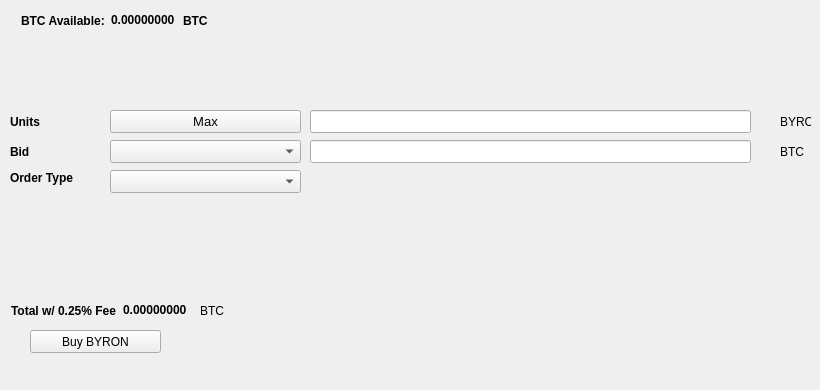
   <widget class="QWidget" name="BuyTab">
    <attribute name="title">
     <string>Buy</string>
    </attribute>
    <widget class="QPushButton" name="BuyBYRON">
     <property name="geometry">
      <rect>
       <x>30</x>
       <y>330</y>
       <width>131</width>
       <height>23</height>
      </rect>
     </property>
     <property name="text">
      <string>Buy BYRON</string>
     </property>
     <property name="icon">
      <iconset resource="../byron.qrc">
       <normaloff>:/icons/bitcoin</normaloff>:/icons/bitcoin</iconset>
     </property>
    </widget>
    <widget class="QLabel" name="label_3">
     <property name="geometry">
      <rect>
       <x>10</x>
       <y>110</y>
       <width>46</width>
       <height>23</height>
      </rect>
     </property>
     <property name="font">
      <font>
       <weight>75</weight>
       <bold>true</bold>
      </font>
     </property>
     <property name="text">
      <string>Units</string>
     </property>
    </widget>
    <widget class="QLineEdit" name="UnitsInput">
     <property name="geometry">
      <rect>
       <x>310</x>
       <y>110</y>
       <width>441</width>
       <height>23</height>
      </rect>
     </property>
     <property name="font">
      <font>
       <pointsize>9</pointsize>
       <weight>75</weight>
       <bold>true</bold>
      </font>
     </property>
    </widget>
    <widget class="QLineEdit" name="BuyBidPriceEdit">
     <property name="geometry">
      <rect>
       <x>310</x>
       <y>140</y>
       <width>441</width>
       <height>23</height>
      </rect>
     </property>
     <property name="font">
      <font>
       <pointsize>9</pointsize>
       <weight>75</weight>
       <bold>true</bold>
      </font>
     </property>
    </widget>
    <widget class="QLabel" name="label_4">
     <property name="geometry">
      <rect>
       <x>780</x>
       <y>110</y>
       <width>31</width>
       <height>23</height>
      </rect>
     </property>
     <property name="text">
      <string>BYRON</string>
     </property>
    </widget>
    <widget class="QLabel" name="label_5">
     <property name="geometry">
      <rect>
       <x>780</x>
       <y>140</y>
       <width>31</width>
       <height>23</height>
      </rect>
     </property>
     <property name="text">
      <string>BTC</string>
     </property>
    </widget>
    <widget class="QLabel" name="label_6">
     <property name="geometry">
      <rect>
       <x>10</x>
       <y>140</y>
       <width>46</width>
       <height>23</height>
      </rect>
     </property>
     <property name="font">
      <font>
       <weight>75</weight>
       <bold>true</bold>
      </font>
     </property>
     <property name="text">
      <string>Bid</string>
     </property>
    </widget>
    <widget class="QLabel" name="label_7">
     <property name="geometry">
      <rect>
       <x>10</x>
       <y>170</y>
       <width>91</width>
       <height>16</height>
      </rect>
     </property>
     <property name="font">
      <font>
       <weight>75</weight>
       <bold>true</bold>
      </font>
     </property>
     <property name="text">
      <string>Order Type</string>
     </property>
    </widget>
    <widget class="QPushButton" name="Buy_Max_Amount">
     <property name="geometry">
      <rect>
       <x>110</x>
       <y>110</y>
       <width>191</width>
       <height>23</height>
      </rect>
     </property>
     <property name="font">
      <font>
       <pointsize>10</pointsize>
      </font>
     </property>
     <property name="text">
      <string>Max</string>
     </property>
    </widget>
    <widget class="QComboBox" name="BuyBidcomboBox">
     <property name="geometry">
      <rect>
       <x>110</x>
       <y>140</y>
       <width>191</width>
       <height>23</height>
      </rect>
     </property>
     <property name="font">
      <font>
       <pointsize>10</pointsize>
      </font>
     </property>
    </widget>
    <widget class="QComboBox" name="buyOrdertypeCombo">
     <property name="geometry">
      <rect>
       <x>110</x>
       <y>170</y>
       <width>191</width>
       <height>23</height>
      </rect>
     </property>
     <property name="font">
      <font>
       <pointsize>10</pointsize>
      </font>
     </property>
    </widget>
    <widget class="QWidget" name="layoutWidget1">
     <property name="geometry">
      <rect>
       <x>21</x>
       <y>11</y>
       <width>227</width>
       <height>19</height>
      </rect>
     </property>
     <layout class="QHBoxLayout" name="horizontalLayout_3">
      <item>
       <widget class="QLabel" name="label232">
        <property name="font">
         <font>
          <weight>75</weight>
          <bold>true</bold>
         </font>
        </property>
        <property name="text">
         <string>BTC Available:</string>
        </property>
       </widget>
      </item>
      <item>
       <widget class="QLabel" name="BtcAvailableLbl">
        <property name="palette">
         <palette>
          <active>
           <colorrole role="WindowText">
            <brush brushstyle="SolidPattern">
             <color alpha="255">
              <red>0</red>
              <green>0</green>
              <blue>0</blue>
             </color>
            </brush>
           </colorrole>
           <colorrole role="Button">
            <brush brushstyle="SolidPattern">
             <color alpha="255">
              <red>0</red>
              <green>170</green>
              <blue>0</blue>
             </color>
            </brush>
           </colorrole>
           <colorrole role="Light">
            <brush brushstyle="SolidPattern">
             <color alpha="255">
              <red>0</red>
              <green>255</green>
              <blue>0</blue>
             </color>
            </brush>
           </colorrole>
           <colorrole role="Midlight">
            <brush brushstyle="SolidPattern">
             <color alpha="255">
              <red>0</red>
              <green>212</green>
              <blue>0</blue>
             </color>
            </brush>
           </colorrole>
           <colorrole role="Dark">
            <brush brushstyle="SolidPattern">
             <color alpha="255">
              <red>0</red>
              <green>85</green>
              <blue>0</blue>
             </color>
            </brush>
           </colorrole>
           <colorrole role="Mid">
            <brush brushstyle="SolidPattern">
             <color alpha="255">
              <red>0</red>
              <green>113</green>
              <blue>0</blue>
             </color>
            </brush>
           </colorrole>
           <colorrole role="Text">
            <brush brushstyle="SolidPattern">
             <color alpha="255">
              <red>0</red>
              <green>170</green>
              <blue>0</blue>
             </color>
            </brush>
           </colorrole>
           <colorrole role="BrightText">
            <brush brushstyle="SolidPattern">
             <color alpha="255">
              <red>255</red>
              <green>255</green>
              <blue>255</blue>
             </color>
            </brush>
           </colorrole>
           <colorrole role="ButtonText">
            <brush brushstyle="SolidPattern">
             <color alpha="255">
              <red>0</red>
              <green>0</green>
              <blue>0</blue>
             </color>
            </brush>
           </colorrole>
           <colorrole role="Base">
            <brush brushstyle="SolidPattern">
             <color alpha="255">
              <red>255</red>
              <green>255</green>
              <blue>255</blue>
             </color>
            </brush>
           </colorrole>
           <colorrole role="Window">
            <brush brushstyle="SolidPattern">
             <color alpha="255">
              <red>0</red>
              <green>170</green>
              <blue>0</blue>
             </color>
            </brush>
           </colorrole>
           <colorrole role="Shadow">
            <brush brushstyle="SolidPattern">
             <color alpha="255">
              <red>0</red>
              <green>0</green>
              <blue>0</blue>
             </color>
            </brush>
           </colorrole>
           <colorrole role="AlternateBase">
            <brush brushstyle="SolidPattern">
             <color alpha="255">
              <red>127</red>
              <green>212</green>
              <blue>127</blue>
             </color>
            </brush>
           </colorrole>
           <colorrole role="ToolTipBase">
            <brush brushstyle="SolidPattern">
             <color alpha="255">
              <red>255</red>
              <green>255</green>
              <blue>220</blue>
             </color>
            </brush>
           </colorrole>
           <colorrole role="ToolTipText">
            <brush brushstyle="SolidPattern">
             <color alpha="255">
              <red>0</red>
              <green>0</green>
              <blue>0</blue>
             </color>
            </brush>
           </colorrole>
          </active>
          <inactive>
           <colorrole role="WindowText">
            <brush brushstyle="SolidPattern">
             <color alpha="255">
              <red>0</red>
              <green>0</green>
              <blue>0</blue>
             </color>
            </brush>
           </colorrole>
           <colorrole role="Button">
            <brush brushstyle="SolidPattern">
             <color alpha="255">
              <red>0</red>
              <green>170</green>
              <blue>0</blue>
             </color>
            </brush>
           </colorrole>
           <colorrole role="Light">
            <brush brushstyle="SolidPattern">
             <color alpha="255">
              <red>0</red>
              <green>255</green>
              <blue>0</blue>
             </color>
            </brush>
           </colorrole>
           <colorrole role="Midlight">
            <brush brushstyle="SolidPattern">
             <color alpha="255">
              <red>0</red>
              <green>212</green>
              <blue>0</blue>
             </color>
            </brush>
           </colorrole>
           <colorrole role="Dark">
            <brush brushstyle="SolidPattern">
             <color alpha="255">
              <red>0</red>
              <green>85</green>
              <blue>0</blue>
             </color>
            </brush>
           </colorrole>
           <colorrole role="Mid">
            <brush brushstyle="SolidPattern">
             <color alpha="255">
              <red>0</red>
              <green>113</green>
              <blue>0</blue>
             </color>
            </brush>
           </colorrole>
           <colorrole role="Text">
            <brush brushstyle="SolidPattern">
             <color alpha="255">
              <red>0</red>
              <green>170</green>
              <blue>0</blue>
             </color>
            </brush>
           </colorrole>
           <colorrole role="BrightText">
            <brush brushstyle="SolidPattern">
             <color alpha="255">
              <red>255</red>
              <green>255</green>
              <blue>255</blue>
             </color>
            </brush>
           </colorrole>
           <colorrole role="ButtonText">
            <brush brushstyle="SolidPattern">
             <color alpha="255">
              <red>0</red>
              <green>0</green>
              <blue>0</blue>
             </color>
            </brush>
           </colorrole>
           <colorrole role="Base">
            <brush brushstyle="SolidPattern">
             <color alpha="255">
              <red>255</red>
              <green>255</green>
              <blue>255</blue>
             </color>
            </brush>
           </colorrole>
           <colorrole role="Window">
            <brush brushstyle="SolidPattern">
             <color alpha="255">
              <red>0</red>
              <green>170</green>
              <blue>0</blue>
             </color>
            </brush>
           </colorrole>
           <colorrole role="Shadow">
            <brush brushstyle="SolidPattern">
             <color alpha="255">
              <red>0</red>
              <green>0</green>
              <blue>0</blue>
             </color>
            </brush>
           </colorrole>
           <colorrole role="AlternateBase">
            <brush brushstyle="SolidPattern">
             <color alpha="255">
              <red>127</red>
              <green>212</green>
              <blue>127</blue>
             </color>
            </brush>
           </colorrole>
           <colorrole role="ToolTipBase">
            <brush brushstyle="SolidPattern">
             <color alpha="255">
              <red>255</red>
              <green>255</green>
              <blue>220</blue>
             </color>
            </brush>
           </colorrole>
           <colorrole role="ToolTipText">
            <brush brushstyle="SolidPattern">
             <color alpha="255">
              <red>0</red>
              <green>0</green>
              <blue>0</blue>
             </color>
            </brush>
           </colorrole>
          </inactive>
          <disabled>
           <colorrole role="WindowText">
            <brush brushstyle="SolidPattern">
             <color alpha="255">
              <red>0</red>
              <green>85</green>
              <blue>0</blue>
             </color>
            </brush>
           </colorrole>
           <colorrole role="Button">
            <brush brushstyle="SolidPattern">
             <color alpha="255">
              <red>0</red>
              <green>170</green>
              <blue>0</blue>
             </color>
            </brush>
           </colorrole>
           <colorrole role="Light">
            <brush brushstyle="SolidPattern">
             <color alpha="255">
              <red>0</red>
              <green>255</green>
              <blue>0</blue>
             </color>
            </brush>
           </colorrole>
           <colorrole role="Midlight">
            <brush brushstyle="SolidPattern">
             <color alpha="255">
              <red>0</red>
              <green>212</green>
              <blue>0</blue>
             </color>
            </brush>
           </colorrole>
           <colorrole role="Dark">
            <brush brushstyle="SolidPattern">
             <color alpha="255">
              <red>0</red>
              <green>85</green>
              <blue>0</blue>
             </color>
            </brush>
           </colorrole>
           <colorrole role="Mid">
            <brush brushstyle="SolidPattern">
             <color alpha="255">
              <red>0</red>
              <green>113</green>
              <blue>0</blue>
             </color>
            </brush>
           </colorrole>
           <colorrole role="Text">
            <brush brushstyle="SolidPattern">
             <color alpha="255">
              <red>0</red>
              <green>85</green>
              <blue>0</blue>
             </color>
            </brush>
           </colorrole>
           <colorrole role="BrightText">
            <brush brushstyle="SolidPattern">
             <color alpha="255">
              <red>255</red>
              <green>255</green>
              <blue>255</blue>
             </color>
            </brush>
           </colorrole>
           <colorrole role="ButtonText">
            <brush brushstyle="SolidPattern">
             <color alpha="255">
              <red>0</red>
              <green>85</green>
              <blue>0</blue>
             </color>
            </brush>
           </colorrole>
           <colorrole role="Base">
            <brush brushstyle="SolidPattern">
             <color alpha="255">
              <red>0</red>
              <green>170</green>
              <blue>0</blue>
             </color>
            </brush>
           </colorrole>
           <colorrole role="Window">
            <brush brushstyle="SolidPattern">
             <color alpha="255">
              <red>0</red>
              <green>170</green>
              <blue>0</blue>
             </color>
            </brush>
           </colorrole>
           <colorrole role="Shadow">
            <brush brushstyle="SolidPattern">
             <color alpha="255">
              <red>0</red>
              <green>0</green>
              <blue>0</blue>
             </color>
            </brush>
           </colorrole>
           <colorrole role="AlternateBase">
            <brush brushstyle="SolidPattern">
             <color alpha="255">
              <red>0</red>
              <green>170</green>
              <blue>0</blue>
             </color>
            </brush>
           </colorrole>
           <colorrole role="ToolTipBase">
            <brush brushstyle="SolidPattern">
             <color alpha="255">
              <red>255</red>
              <green>255</green>
              <blue>220</blue>
             </color>
            </brush>
           </colorrole>
           <colorrole role="ToolTipText">
            <brush brushstyle="SolidPattern">
             <color alpha="255">
              <red>0</red>
              <green>0</green>
              <blue>0</blue>
             </color>
            </brush>
           </colorrole>
          </disabled>
         </palette>
        </property>
        <property name="font">
         <font>
          <weight>75</weight>
          <bold>true</bold>
         </font>
        </property>
        <property name="text">
         <string>0.00000000</string>
        </property>
        <property name="textInteractionFlags">
         <set>Qt::LinksAccessibleByMouse|Qt::TextSelectableByKeyboard|Qt::TextSelectableByMouse</set>
        </property>
       </widget>
      </item>
      <item>
       <widget class="QLabel" name="BtcAvailableLbl_2">
        <property name="font">
         <font>
          <weight>75</weight>
          <bold>true</bold>
         </font>
        </property>
        <property name="text">
         <string>BTC</string>
        </property>
       </widget>
      </item>
     </layout>
    </widget>
    <widget class="QWidget" name="layoutWidge2">
     <property name="geometry">
      <rect>
       <x>11</x>
       <y>301</y>
       <width>259</width>
       <height>19</height>
      </rect>
     </property>
     <layout class="QHBoxLayout" name="horizontalLayout_4">
      <item>
       <widget class="QLabel" name="label_9">
        <property name="font">
         <font>
          <weight>75</weight>
          <bold>true</bold>
         </font>
        </property>
        <property name="text">
         <string>Total w/ 0.25% Fee</string>
        </property>
       </widget>
      </item>
      <item>
       <widget class="QLabel" name="BuyCostLabel">
        <property name="palette">
         <palette>
          <active>
           <colorrole role="WindowText">
            <brush brushstyle="SolidPattern">
             <color alpha="255">
              <red>0</red>
              <green>0</green>
              <blue>0</blue>
             </color>
            </brush>
           </colorrole>
           <colorrole role="Button">
            <brush brushstyle="SolidPattern">
             <color alpha="255">
              <red>0</red>
              <green>170</green>
              <blue>0</blue>
             </color>
            </brush>
           </colorrole>
           <colorrole role="Light">
            <brush brushstyle="SolidPattern">
             <color alpha="255">
              <red>0</red>
              <green>255</green>
              <blue>0</blue>
             </color>
            </brush>
           </colorrole>
           <colorrole role="Midlight">
            <brush brushstyle="SolidPattern">
             <color alpha="255">
              <red>0</red>
              <green>212</green>
              <blue>0</blue>
             </color>
            </brush>
           </colorrole>
           <colorrole role="Dark">
            <brush brushstyle="SolidPattern">
             <color alpha="255">
              <red>0</red>
              <green>85</green>
              <blue>0</blue>
             </color>
            </brush>
           </colorrole>
           <colorrole role="Mid">
            <brush brushstyle="SolidPattern">
             <color alpha="255">
              <red>0</red>
              <green>113</green>
              <blue>0</blue>
             </color>
            </brush>
           </colorrole>
           <colorrole role="Text">
            <brush brushstyle="SolidPattern">
             <color alpha="255">
              <red>0</red>
              <green>170</green>
              <blue>0</blue>
             </color>
            </brush>
           </colorrole>
           <colorrole role="BrightText">
            <brush brushstyle="SolidPattern">
             <color alpha="255">
              <red>255</red>
              <green>255</green>
              <blue>255</blue>
             </color>
            </brush>
           </colorrole>
           <colorrole role="ButtonText">
            <brush brushstyle="SolidPattern">
             <color alpha="255">
              <red>0</red>
              <green>0</green>
              <blue>0</blue>
             </color>
            </brush>
           </colorrole>
           <colorrole role="Base">
            <brush brushstyle="SolidPattern">
             <color alpha="255">
              <red>255</red>
              <green>255</green>
              <blue>255</blue>
             </color>
            </brush>
           </colorrole>
           <colorrole role="Window">
            <brush brushstyle="SolidPattern">
             <color alpha="255">
              <red>0</red>
              <green>170</green>
              <blue>0</blue>
             </color>
            </brush>
           </colorrole>
           <colorrole role="Shadow">
            <brush brushstyle="SolidPattern">
             <color alpha="255">
              <red>0</red>
              <green>0</green>
              <blue>0</blue>
             </color>
            </brush>
           </colorrole>
           <colorrole role="AlternateBase">
            <brush brushstyle="SolidPattern">
             <color alpha="255">
              <red>127</red>
              <green>212</green>
              <blue>127</blue>
             </color>
            </brush>
           </colorrole>
           <colorrole role="ToolTipBase">
            <brush brushstyle="SolidPattern">
             <color alpha="255">
              <red>255</red>
              <green>255</green>
              <blue>220</blue>
             </color>
            </brush>
           </colorrole>
           <colorrole role="ToolTipText">
            <brush brushstyle="SolidPattern">
             <color alpha="255">
              <red>0</red>
              <green>0</green>
              <blue>0</blue>
             </color>
            </brush>
           </colorrole>
          </active>
          <inactive>
           <colorrole role="WindowText">
            <brush brushstyle="SolidPattern">
             <color alpha="255">
              <red>0</red>
              <green>0</green>
              <blue>0</blue>
             </color>
            </brush>
           </colorrole>
           <colorrole role="Button">
            <brush brushstyle="SolidPattern">
             <color alpha="255">
              <red>0</red>
              <green>170</green>
              <blue>0</blue>
             </color>
            </brush>
           </colorrole>
           <colorrole role="Light">
            <brush brushstyle="SolidPattern">
             <color alpha="255">
              <red>0</red>
              <green>255</green>
              <blue>0</blue>
             </color>
            </brush>
           </colorrole>
           <colorrole role="Midlight">
            <brush brushstyle="SolidPattern">
             <color alpha="255">
              <red>0</red>
              <green>212</green>
              <blue>0</blue>
             </color>
            </brush>
           </colorrole>
           <colorrole role="Dark">
            <brush brushstyle="SolidPattern">
             <color alpha="255">
              <red>0</red>
              <green>85</green>
              <blue>0</blue>
             </color>
            </brush>
           </colorrole>
           <colorrole role="Mid">
            <brush brushstyle="SolidPattern">
             <color alpha="255">
              <red>0</red>
              <green>113</green>
              <blue>0</blue>
             </color>
            </brush>
           </colorrole>
           <colorrole role="Text">
            <brush brushstyle="SolidPattern">
             <color alpha="255">
              <red>0</red>
              <green>170</green>
              <blue>0</blue>
             </color>
            </brush>
           </colorrole>
           <colorrole role="BrightText">
            <brush brushstyle="SolidPattern">
             <color alpha="255">
              <red>255</red>
              <green>255</green>
              <blue>255</blue>
             </color>
            </brush>
           </colorrole>
           <colorrole role="ButtonText">
            <brush brushstyle="SolidPattern">
             <color alpha="255">
              <red>0</red>
              <green>0</green>
              <blue>0</blue>
             </color>
            </brush>
           </colorrole>
           <colorrole role="Base">
            <brush brushstyle="SolidPattern">
             <color alpha="255">
              <red>255</red>
              <green>255</green>
              <blue>255</blue>
             </color>
            </brush>
           </colorrole>
           <colorrole role="Window">
            <brush brushstyle="SolidPattern">
             <color alpha="255">
              <red>0</red>
              <green>170</green>
              <blue>0</blue>
             </color>
            </brush>
           </colorrole>
           <colorrole role="Shadow">
            <brush brushstyle="SolidPattern">
             <color alpha="255">
              <red>0</red>
              <green>0</green>
              <blue>0</blue>
             </color>
            </brush>
           </colorrole>
           <colorrole role="AlternateBase">
            <brush brushstyle="SolidPattern">
             <color alpha="255">
              <red>127</red>
              <green>212</green>
              <blue>127</blue>
             </color>
            </brush>
           </colorrole>
           <colorrole role="ToolTipBase">
            <brush brushstyle="SolidPattern">
             <color alpha="255">
              <red>255</red>
              <green>255</green>
              <blue>220</blue>
             </color>
            </brush>
           </colorrole>
           <colorrole role="ToolTipText">
            <brush brushstyle="SolidPattern">
             <color alpha="255">
              <red>0</red>
              <green>0</green>
              <blue>0</blue>
             </color>
            </brush>
           </colorrole>
          </inactive>
          <disabled>
           <colorrole role="WindowText">
            <brush brushstyle="SolidPattern">
             <color alpha="255">
              <red>0</red>
              <green>85</green>
              <blue>0</blue>
             </color>
            </brush>
           </colorrole>
           <colorrole role="Button">
            <brush brushstyle="SolidPattern">
             <color alpha="255">
              <red>0</red>
              <green>170</green>
              <blue>0</blue>
             </color>
            </brush>
           </colorrole>
           <colorrole role="Light">
            <brush brushstyle="SolidPattern">
             <color alpha="255">
              <red>0</red>
              <green>255</green>
              <blue>0</blue>
             </color>
            </brush>
           </colorrole>
           <colorrole role="Midlight">
            <brush brushstyle="SolidPattern">
             <color alpha="255">
              <red>0</red>
              <green>212</green>
              <blue>0</blue>
             </color>
            </brush>
           </colorrole>
           <colorrole role="Dark">
            <brush brushstyle="SolidPattern">
             <color alpha="255">
              <red>0</red>
              <green>85</green>
              <blue>0</blue>
             </color>
            </brush>
           </colorrole>
           <colorrole role="Mid">
            <brush brushstyle="SolidPattern">
             <color alpha="255">
              <red>0</red>
              <green>113</green>
              <blue>0</blue>
             </color>
            </brush>
           </colorrole>
           <colorrole role="Text">
            <brush brushstyle="SolidPattern">
             <color alpha="255">
              <red>0</red>
              <green>85</green>
              <blue>0</blue>
             </color>
            </brush>
           </colorrole>
           <colorrole role="BrightText">
            <brush brushstyle="SolidPattern">
             <color alpha="255">
              <red>255</red>
              <green>255</green>
              <blue>255</blue>
             </color>
            </brush>
           </colorrole>
           <colorrole role="ButtonText">
            <brush brushstyle="SolidPattern">
             <color alpha="255">
              <red>0</red>
              <green>85</green>
              <blue>0</blue>
             </color>
            </brush>
           </colorrole>
           <colorrole role="Base">
            <brush brushstyle="SolidPattern">
             <color alpha="255">
              <red>0</red>
              <green>170</green>
              <blue>0</blue>
             </color>
            </brush>
           </colorrole>
           <colorrole role="Window">
            <brush brushstyle="SolidPattern">
             <color alpha="255">
              <red>0</red>
              <green>170</green>
              <blue>0</blue>
             </color>
            </brush>
           </colorrole>
           <colorrole role="Shadow">
            <brush brushstyle="SolidPattern">
             <color alpha="255">
              <red>0</red>
              <green>0</green>
              <blue>0</blue>
             </color>
            </brush>
           </colorrole>
           <colorrole role="AlternateBase">
            <brush brushstyle="SolidPattern">
             <color alpha="255">
              <red>0</red>
              <green>170</green>
              <blue>0</blue>
             </color>
            </brush>
           </colorrole>
           <colorrole role="ToolTipBase">
            <brush brushstyle="SolidPattern">
             <color alpha="255">
              <red>255</red>
              <green>255</green>
              <blue>220</blue>
             </color>
            </brush>
           </colorrole>
           <colorrole role="ToolTipText">
            <brush brushstyle="SolidPattern">
             <color alpha="255">
              <red>0</red>
              <green>0</green>
              <blue>0</blue>
             </color>
            </brush>
           </colorrole>
          </disabled>
         </palette>
        </property>
        <property name="font">
         <font>
          <weight>75</weight>
          <bold>true</bold>
         </font>
        </property>
        <property name="autoFillBackground">
         <bool>false</bool>
        </property>
        <property name="text">
         <string>0.00000000</string>
        </property>
        <property name="textInteractionFlags">
         <set>Qt::LinksAccessibleByMouse|Qt::TextSelectableByMouse</set>
        </property>
       </widget>
      </item>
      <item>
       <widget class="QLabel" name="label_10">
        <property name="font">
         <font>
          <weight>50</weight>
          <bold>false</bold>
         </font>
        </property>
        <property name="text">
         <string>BTC</string>
        </property>
       </widget>
      </item>
     </layout>
    </widget>
    <widget class="QLabel" name="label_24">
     <property name="geometry">
      <rect>
       <x>460</x>
       <y>300</y>
       <width>281</width>
       <height>81</height>
      </rect>
     </property>
     <property name="text">
      <string/>
     </property>
     <property name="pixmap">
      <pixmap>:/images/bittrex</pixmap>
     </property>
    </widget>
   </widget>
